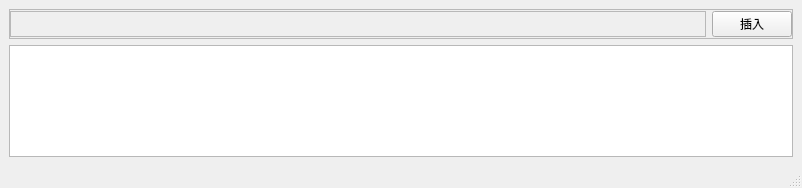
<?xml version="1.0" encoding="UTF-8"?>
<ui version="4.0">
 <class>MainWindow</class>
 <widget class="QMainWindow" name="MainWindow">
  <property name="geometry">
   <rect>
    <x>0</x>
    <y>0</y>
    <width>802</width>
    <height>188</height>
   </rect>
  </property>
  <property name="windowTitle">
   <string>插入弹窗</string>
  </property>
  <widget class="QWidget" name="centralwidget">
   <layout class="QVBoxLayout" name="verticalLayout">
    <item>
     <widget class="QFrame" name="frame">
      <property name="frameShape">
       <enum>QFrame::StyledPanel</enum>
      </property>
      <property name="frameShadow">
       <enum>QFrame::Raised</enum>
      </property>
      <layout class="QHBoxLayout" name="horizontalLayout">
       <property name="leftMargin">
        <number>0</number>
       </property>
       <property name="topMargin">
        <number>1</number>
       </property>
       <property name="rightMargin">
        <number>0</number>
       </property>
       <property name="bottomMargin">
        <number>1</number>
       </property>
       <item>
        <widget class="QFrame" name="frame_2">
         <property name="sizePolicy">
          <sizepolicy hsizetype="Expanding" vsizetype="Preferred">
           <horstretch>0</horstretch>
           <verstretch>0</verstretch>
          </sizepolicy>
         </property>
         <property name="frameShape">
          <enum>QFrame::StyledPanel</enum>
         </property>
         <property name="frameShadow">
          <enum>QFrame::Raised</enum>
         </property>
        </widget>
       </item>
       <item>
        <widget class="QPushButton" name="insertButton">
         <property name="text">
          <string>插入</string>
         </property>
        </widget>
       </item>
      </layout>
     </widget>
    </item>
    <item>
     <widget class="QListView" name="insertTable"/>
    </item>
   </layout>
  </widget>
  <widget class="QStatusBar" name="statusbar"/>
 </widget>
 <resources/>
 <connections/>
</ui>
